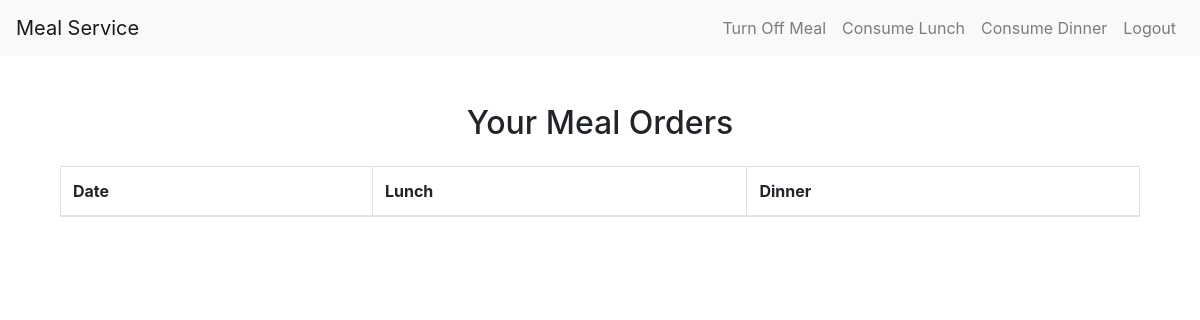
Before: /meals/meal-order-info/ (signed in) with the older database file.
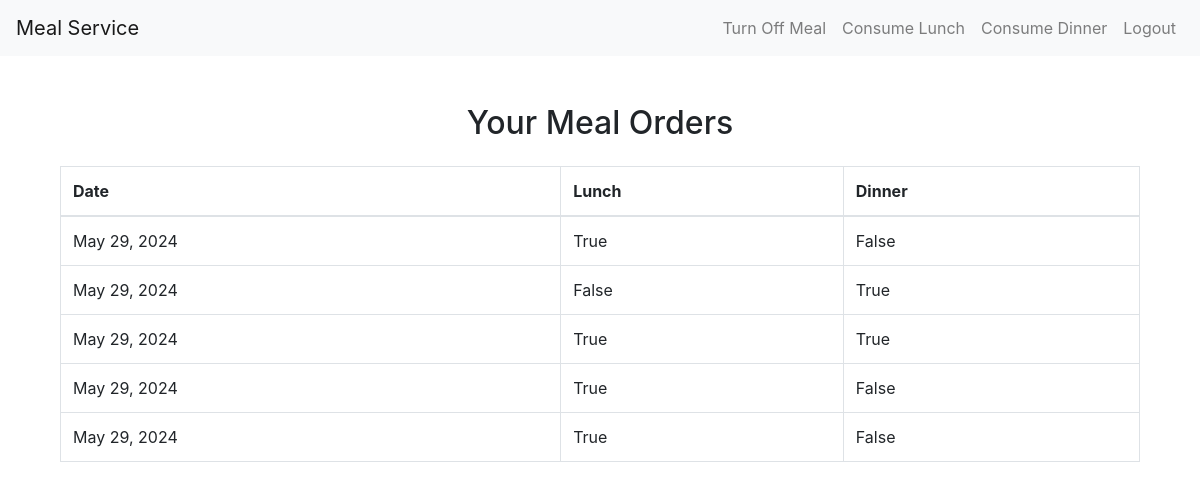
After: the same page with the newer database file.
### meals/models.py (models this page shows, shortened)
class MealOff(models.Model):
    MEAL_CHOICES = [
        ('lunch', 'Lunch'),
        ('dinner', 'Dinner'),
    ]
    customer = models.ForeignKey(Customer, on_delete=models.CASCADE)
    date = models.DateField()
    meal_type = models.CharField(max_length=10, choices=MEAL_CHOICES, null=True, blank=True)
    lunch_off = models.BooleanField(default=False)
    dinner_off = models.BooleanField(default=False)

### meals/views.py (the view)
# urls.py: path('meal-order-info/', meal_order_info, name='meal_order_info'),
@login_required
def meal_order_info(request):
    user = request.user
    customer = Customer.objects.get(user=user)
    meal_offs = MealOff.objects.filter(customer=customer)
    return render(request, 'meals/meal_order_info.html', {'meal_offs': meal_offs})

### meals/templates/meals/meal_order_info.html (shortened to what this page needs)
{% extends 'meals/base.html' %}
{% block content %}
<div class="container mt-5">
    <h2 class="text-center">Your Meal Orders</h2>
    <table class="table table-bordered mt-4">
        <thead>
            <tr>
                <th>Date</th>
                <th>Lunch</th>
                <th>Dinner</th>
            </tr>
        </thead>
        <tbody>
            {% for meal_off in meal_offs %}
            <tr>
                <td>{{ meal_off.date }}</td>
                <td>{{ meal_off.lunch_off }}</td>
                <td>{{ meal_off.dinner_off }}</td>
            </tr>
            {% endfor %}
        </tbody>
    </table>
</div>
{% endblock %}

Changed rows visible on the page:
added MealOff: date "May 29, 2024", lunch_off "True", dinner_off "False"
added MealOff: date "May 29, 2024", lunch_off "False", dinner_off "True"
added MealOff: date "May 29, 2024", lunch_off "True", dinner_off "True"
added MealOff: date "May 29, 2024", lunch_off "True", dinner_off "False"
added MealOff: date "May 29, 2024", lunch_off "True", dinner_off "False"
